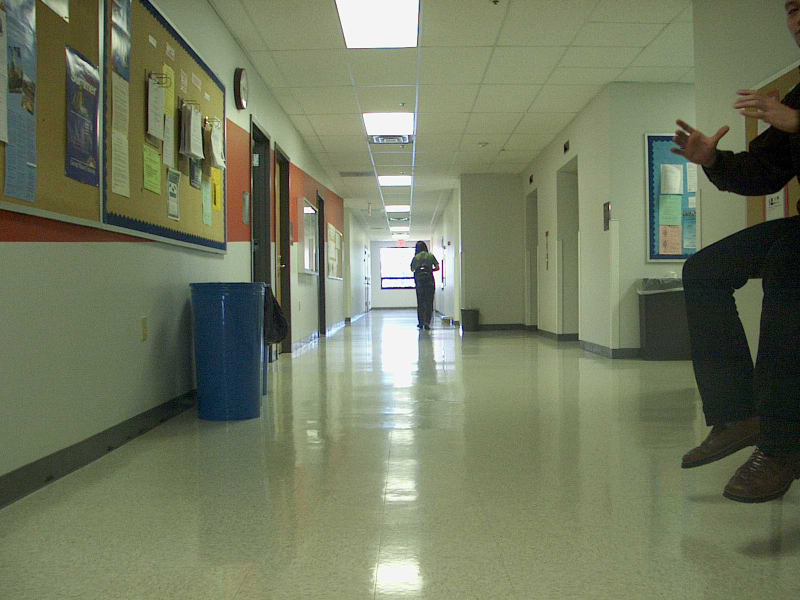
#> input picture cs482/hw2/turn-in/ST2MainHall4025.jpg, 1600 x 1200 px (shown at 1/2 size); its folder holds only this picture in this run
$ python -i hw2.py   (imports and definitions only)
#> lines starting #> are read from the running program, lines starting #| are printed output that depends on the picture; after the words box and inside, x2 and y2 are one past the last pixel; in counts of white or black regions, pixels touching at a corner belong together
#> further down, picture is the input picture: shape (1200, 1600, 3); mean B, G, R 95.7, 121.9, 114.5
#!/usr/bin/python

import numpy as np
import cv2
from types import *
import math
from os import listdir, path
from Queue import Queue
from threading import Thread
from random import randint

def findLines(orginalImg):
    '''This is the function for the homework. This function will apply
    Canny Edge Detection, Hough Transform, and Probablistic Hough Transform
    to the passed image'''
    blurredImg = cv2.GaussianBlur(orginalImg, (7, 7), 1)
    cannyImg = cv2.Canny(blurredImg, 80, 120)
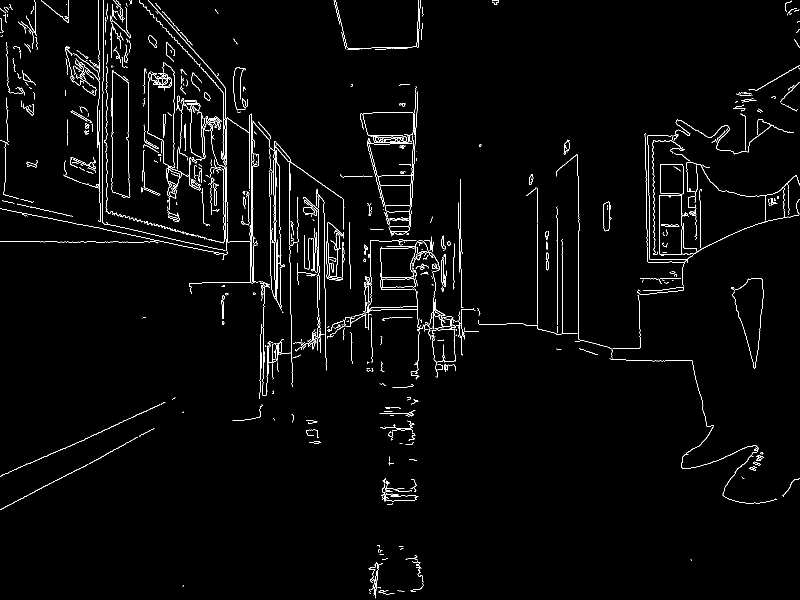
#> cannyImg: shape (1200, 1600) (shown at 1/2 size); 2.2% white in thin lines or dots

    hufflines = cv2.HoughLines(cannyImg, 1, math.pi/180, 150)
#> hufflines = 73 rows, first 8: [483, 1.57], [-220, 2.41], [405, 1.78], [870, 1.15], [840, 0.0524], [1114, 0], [-68, 2.18], [901, 1.08]
    huffImage = orginalImg.copy()
    for rho,theta in hufflines[0]:
        a, b = math.cos(theta), math.sin(theta)
        x0, y0 = a*rho, b*rho
        pt1 = (int(x0 + 2000*(-b)), int(y0 + 2000*(a)))
        pt2 = (int(x0 - 2000*(-b)), int(y0 - 2000*(a)))
        cv2.line(huffImage, pt1, pt2, (randint(0, 255), randint(0, 255), randint(0, 255)))
#> this loop made 1 pass
#> (rho, theta, a, b, x0, y0, pt1, pt2) on pass 1: (483, 1.57, -4.37e-08, 1, -2.11e-05, 483, (-2000, 482), (1999, 483))
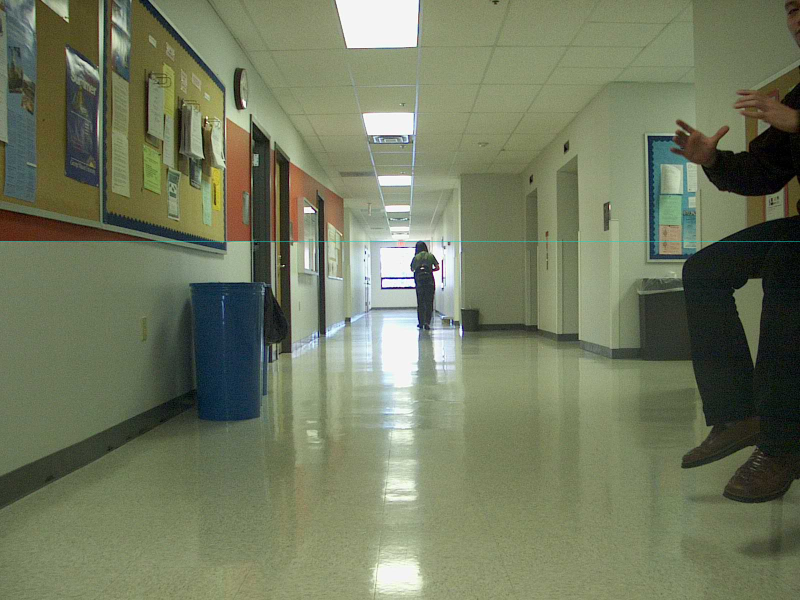
#> huffImage: shape (1200, 1600, 3) (shown at 1/2 size); 0.08% of pixels changed, all inside (x1, y1, x2, y2) = (0, 482, 1600, 484)

    huffPlines = cv2.HoughLinesP(cannyImg, 1, math.pi/180, 75, 100, 15)
#> huffPlines = 184 rows, first 6: [244, 466, 261, 469], [173, 483, 191, 483], [821, 392, 821, 374], [297, 1, 431, 150], [192, 484, 209, 484], [205, 279, 205, 187]
    huffPImage = orginalImg.copy()
    for x0,y0,x1,y1 in huffPlines[0]:
        cv2.line(huffPImage, (x0, y0), (x1, y1), (randint(0, 255), randint(0, 255), randint(0, 255)), 3, 8)
#> this loop made 1 pass
#> huffPImage: shape (1200, 1600, 3); 0% of pixels changed, all inside (x1, y1, x2, y2) = (242, 464, 264, 472)

    return (blurredImg, cannyImg, huffImage, huffPImage)

class Worker(Thread):
    '''Worker thread used to proccess mutilple images at once,
    loads the image, proccess it, and then saves the output'''
    def __init__(self, tasks):
        Thread.__init__(self)
        self.tasks = tasks
        self.daemon = True
        self.start()

    def run(self):
        while True:
            filename = self.tasks.get()
            try:
                assert type(filename) is StringType, "filename must be a string"
                orginal = cv2.imread("./Original Images/" + filename)
                blurred, canny, huff, huffp = findLines(orginal);
                filenameOnly = path.splitext(filename)[0];
                cv2.imwrite("./output/" + filenameOnly + "_blurred.jpg", blurred)
                cv2.imwrite("./output/" + filenameOnly + "_canny.jpg", canny)
                cv2.imwrite("./output/" + filenameOnly + "_huff.jpg", huff)
                cv2.imwrite("./output/" + filenameOnly + "_huffp.jpg", huffp)
            except Exception as e:
                print("Exception on:" + filename + str(e))
            finally:
                self.tasks.task_done()

class ThreadPool:
    '''Thread pool which uses a queue to process incoming images'''
    def __init__(self, numberOfThreads):
        self.tasks = Queue(numberOfThreads)
        for _ in range(numberOfThreads):
            Worker(self.tasks)

    def map(self, filenames):
        for filename in filenames:
            self.tasks.put((filename))

    def wait_finished(self):
        self.tasks.join()

# [6 lines not run here, left out]

    # [28 lines of commented-out code are left out]

>>> import cv2
>>> picture = cv2.imread('turn-in/ST2MainHall4025.jpg')
>>> result = findLines(picture)
